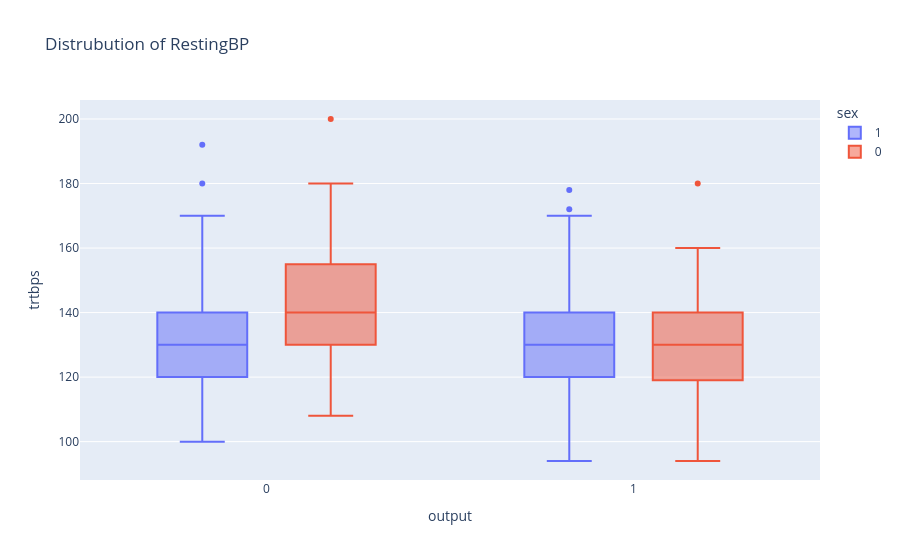

This figure's notebook cell:
### Code cell
fig = px.box(df,y="trtbps",x="output",title=f"Distrubution of RestingBP",color="sex")
fig.show()

### Figure 1 — Plotly figure (JSON) as saved in the notebook; plotly's stock layout.template omitted (floating-point values rounded to 4 significant figures; data arrays with more than 128 entries replaced by an {"elided": "..."} marker saying what was removed)
{"data": [{"alignmentgroup": "True", "hovertemplate": "sex=1<br>output=%{x}<br>trtbps=%{y}<extra></extra>", "legendgroup": "1", "marker": {"color": "#636efa"}, "name": "1", "notched": false, "offsetgroup": "1", "orientation": "v", "showlegend": true, "type": "box", "x": {"elided": "207 int values"}, "x0": " ", "xaxis": "x", "y": {"elided": "207 int values"}, "y0": " ", "yaxis": "y"}, {"alignmentgroup": "True", "hovertemplate": "sex=0<br>output=%{x}<br>trtbps=%{y}<extra></extra>", "legendgroup": "0", "marker": {"color": "#EF553B"}, "name": "0", "notched": false, "offsetgroup": "0", "orientation": "v", "showlegend": true, "type": "box", "x": [1, 1, 1, 1, 1, 1, 1, 1, 1, 1, 1, 1, 1, 1, 1, 1, 1, 1, 1, 1, 1, 1, 1, 1, 1, 1, 1, 1, 1, 1, 1, 1, 1, 1, 1, 1, 1, 1, 1, 1, 1, 1, 1, 1, 1, 1, 1, 1, 1, 1, 1, 1, 1, 1, 1, 1, 1, 1, 1, 1, 1, 1, 1, 1, 1, 1, 1, 1, 1, 1, 1, 1, 0, 0, 0, 0, 0, 0, 0, 0, 0, 0, 0, 0, 0, 0, 0, 0, 0, 0, 0, 0, 0, 0, 0, 0], "x0": " ", "xaxis": "x", "y": [130, 120, 140, 130, 150, 120, 120, 150, 140, 160, 140, 105, 142, 135, 155, 160, 140, 130, 128, 138, 130, 108, 135, 128, 110, 138, 130, 124, 122, 135, 102, 102, 115, 110, 100, 132, 112, 140, 140, 120, 138, 120, 110, 180, 140, 120, 105, 138, 130, 112, 108, 94, 118, 152, 136, 120, 160, 134, 126, 130, 120, 120, 120, 106, 140, 118, 150, 112, 146, 138, 130, 132, 140, 150, 130, 130, 160, 150, 145, 132, 130, 150, 200, 174, 134, 138, 150, 178, 108, 180, 136, 128, 170, 124, 140, 130], "y0": " ", "yaxis": "y"}], "layout": {"boxmode": "group", "legend": {"title": {"text": "sex"}, "tracegroupgap": 0}, "title": {"text": "Distrubution of RestingBP"}, "xaxis": {"anchor": "y", "domain": [0, 1], "title": {"text": "output"}}, "yaxis": {"anchor": "x", "domain": [0, 1], "title": {"text": "trtbps"}}}}
